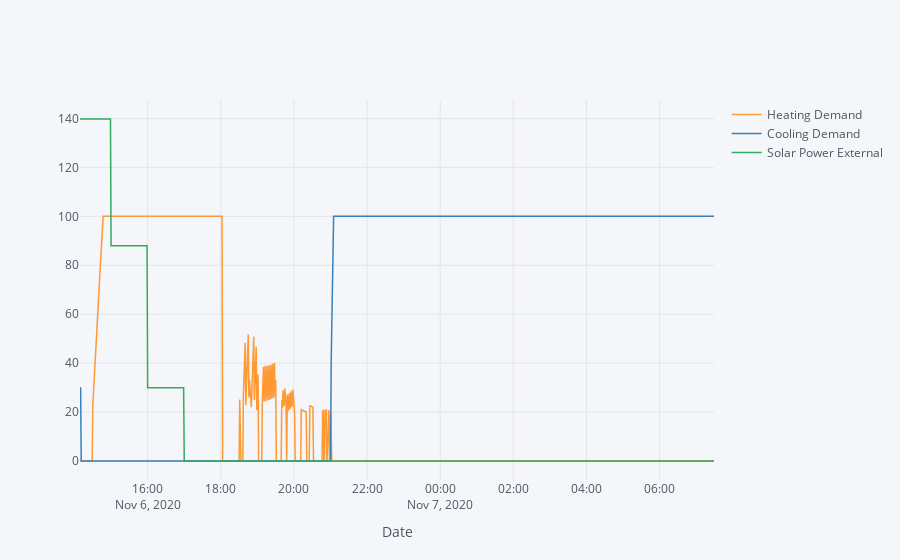

The cell this chart's notebook holds for it:
### Code cell
#Plot the Heating/Cooling Demand, Solar Power External
X.loc[ : , ['Heating Demand', 'Cooling Demand', 'Solar Power External']].iplot(width = 1.5, xTitle = 'Date')

### Figure 1 — Plotly figure (JSON) as saved in the notebook; plotly's stock layout.template omitted (floating-point values rounded to 4 significant figures; data arrays with more than 128 entries replaced by an {"elided": "..."} marker saying what was removed)
{"data": [{"line": {"color": "rgba(255, 153, 51, 1.0)", "dash": "solid", "shape": "linear", "width": 1.5}, "mode": "lines", "name": "Heating Demand", "text": "", "type": "scatter", "x": {"elided": "1022 str values"}, "y": {"elided": "1022 float values"}}, {"line": {"color": "rgba(55, 128, 191, 1.0)", "dash": "solid", "shape": "linear", "width": 1.5}, "mode": "lines", "name": "Cooling Demand", "text": "", "type": "scatter", "x": {"elided": "1022 str values"}, "y": {"elided": "1022 float values"}}, {"line": {"color": "rgba(50, 171, 96, 1.0)", "dash": "solid", "shape": "linear", "width": 1.5}, "mode": "lines", "name": "Solar Power External", "text": "", "type": "scatter", "x": {"elided": "1022 str values"}, "y": {"elided": "1022 float values"}}], "layout": {"legend": {"bgcolor": "#F5F6F9", "font": {"color": "#4D5663"}}, "paper_bgcolor": "#F5F6F9", "plot_bgcolor": "#F5F6F9", "title": {"font": {"color": "#4D5663"}}, "xaxis": {"gridcolor": "#E1E5ED", "showgrid": true, "tickfont": {"color": "#4D5663"}, "title": {"font": {"color": "#4D5663"}, "text": "Date"}, "zerolinecolor": "#E1E5ED"}, "yaxis": {"gridcolor": "#E1E5ED", "showgrid": true, "tickfont": {"color": "#4D5663"}, "title": {"font": {"color": "#4D5663"}, "text": ""}, "zerolinecolor": "#E1E5ED"}}}
